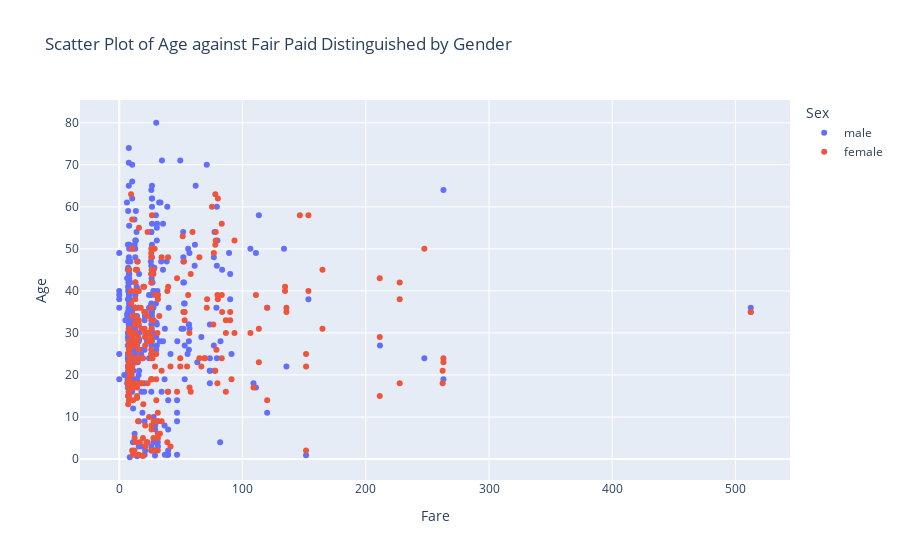

Notebook cell for this chart:
### Markdown cell above
6. Using a scatter plot, plot the ages to the fare paid by the each passenger based on their
gender.

### Code cell
# Create a scatter plot using Plotly Express
fig = px.scatter(df, x="Fare", y="Age", color="Sex", title = 'Scatter Plot of Age against Fair Paid Distinguished by Gender')

# Show the plot
fig.show()

### Figure 1 — Plotly figure (JSON) as saved in the notebook; plotly's stock layout.template omitted (floating-point values rounded to 4 significant figures; data arrays with more than 128 entries replaced by an {"elided": "..."} marker saying what was removed)
{"data": [{"hovertemplate": "Sex=male<br>Fare=%{x}<br>Age=%{y}<extra></extra>", "legendgroup": "male", "marker": {"color": "#636efa", "symbol": "circle"}, "mode": "markers", "name": "male", "orientation": "v", "showlegend": true, "type": "scatter", "x": {"elided": "577 float values"}, "xaxis": "x", "y": {"elided": "577 float values"}, "yaxis": "y"}, {"hovertemplate": "Sex=female<br>Fare=%{x}<br>Age=%{y}<extra></extra>", "legendgroup": "female", "marker": {"color": "#EF553B", "symbol": "circle"}, "mode": "markers", "name": "female", "orientation": "v", "showlegend": true, "type": "scatter", "x": {"elided": "314 float values"}, "xaxis": "x", "y": {"elided": "314 float values"}, "yaxis": "y"}], "layout": {"legend": {"title": {"text": "Sex"}, "tracegroupgap": 0}, "title": {"text": "Scatter Plot of Age against Fair Paid Distinguished by Gender"}, "xaxis": {"anchor": "y", "domain": [0, 1], "title": {"text": "Fare"}}, "yaxis": {"anchor": "x", "domain": [0, 1], "title": {"text": "Age"}}}}
